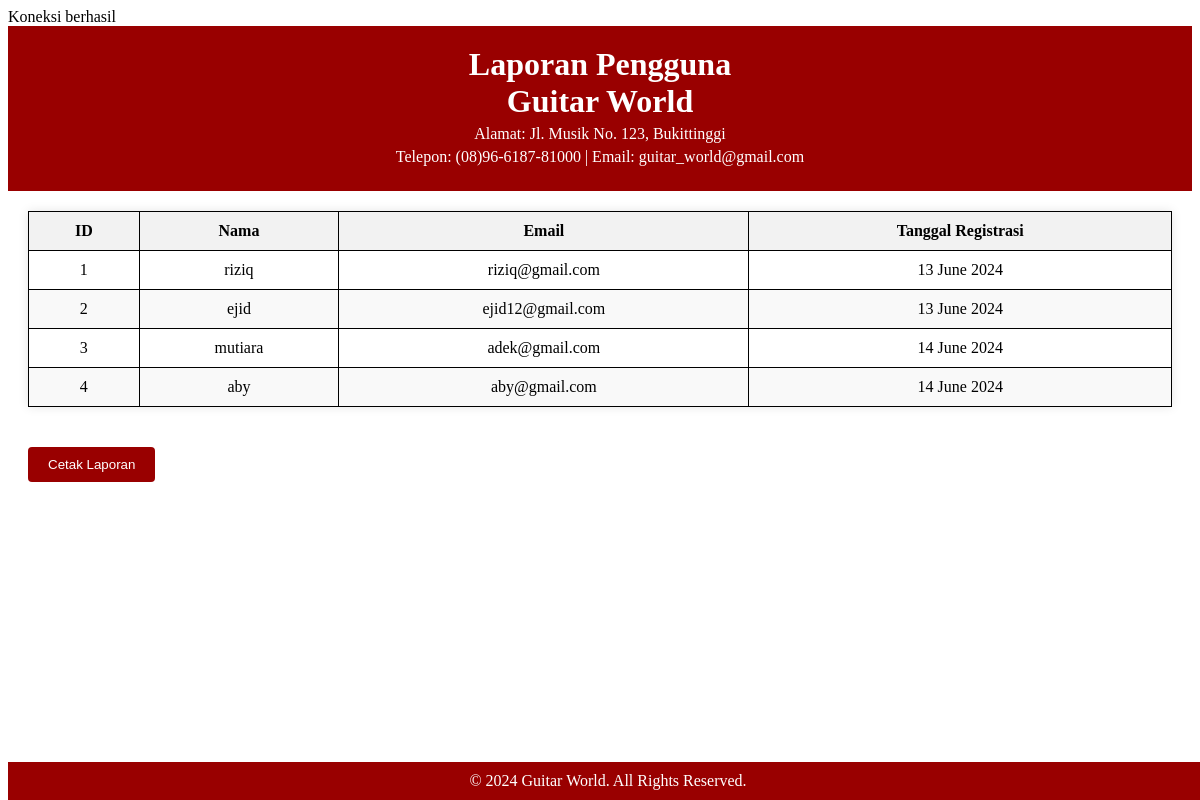
/users.php, run on an earlier commit of the app's database.
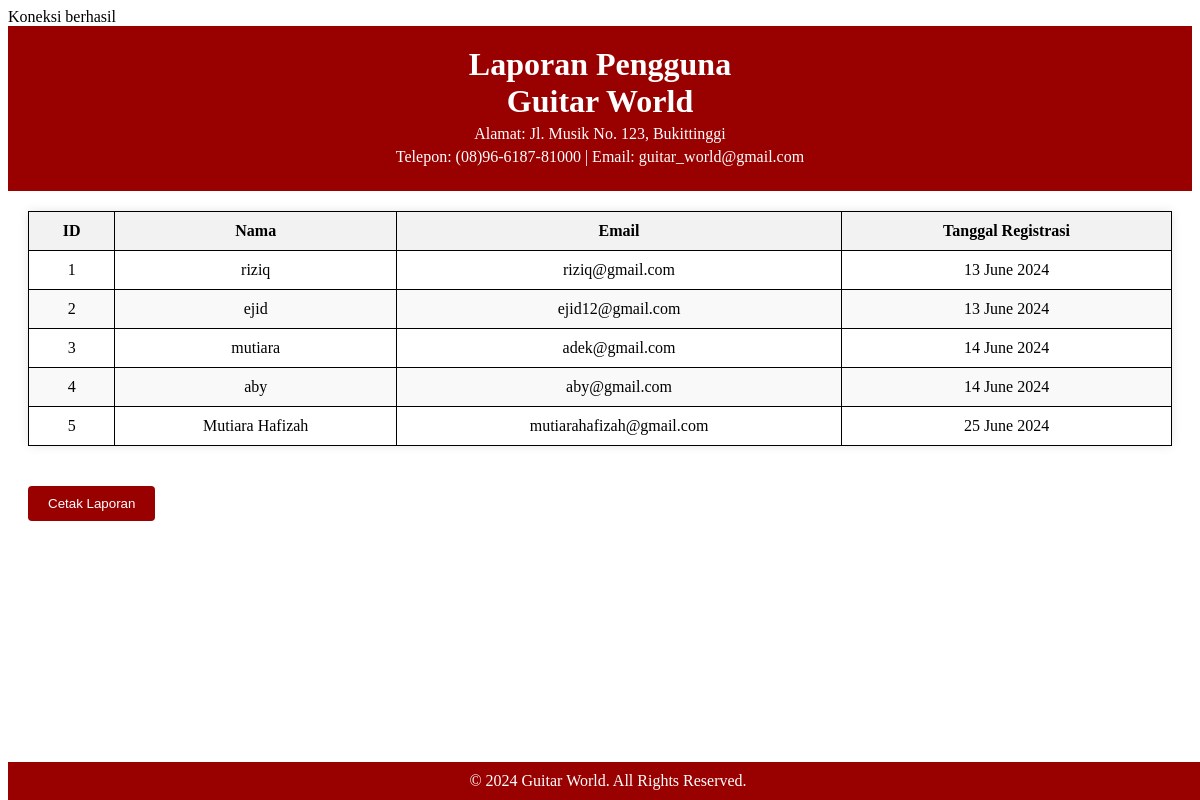
And on a later commit of the database.
### tables this page shows
CREATE TABLE `users` (
  `id` int(11) NOT NULL,
  `username` varchar(50) NOT NULL,
  `email` varchar(100) NOT NULL,
  `password` varchar(255) NOT NULL,
  `role` enum('customer','admin') NOT NULL DEFAULT 'customer',
  `created_at` timestamp NOT NULL DEFAULT CURRENT_TIMESTAMP
);

### users.php (the view, shortened to what this page needs)
<?php
include 'database.php';
$sql = "SELECT * FROM users";
$result = $conn->query($sql);
$users = [];
if ($result->num_rows > 0) {
    while($row = $result->fetch_assoc()) {
        $users[] = $row;
    }
}
?>
<!DOCTYPE html>
<html lang="en">
<head>
</head>
<body>
<header>
    <h1>Laporan Pengguna </h1>
    <h1>Guitar World</h1>
    <p>Alamat: Jl. Musik No. 123, Bukittinggi</p>
    <p>Telepon: (08)96-6187-81000 | Email: guitar_world@gmail.com</p>
</header>
<main>
    <table>
        <thead>
            <tr>
                <th>ID</th>
                <th>Nama</th>
                <th>Email</th>
                <th>Tanggal Registrasi</th>
            </tr>
        </thead>
        <tbody>
            <?php foreach ($users as $user): ?>
            <tr>
                <td><?php echo $user['id']; ?></td>
                <td><?php echo htmlspecialchars($user['username']); ?></td>
                <td><?php echo htmlspecialchars($user['email']); ?></td>
                <td><?php echo date('d F Y', strtotime($user['created_at'])); ?></td>
            </tr>
            <?php endforeach; ?>
        </tbody>
    </table>
    <button onclick="printReport()">Cetak Laporan</button>
</main>
<footer>
    &copy; 2024 Guitar World. All Rights Reserved.
</footer>
</body>
</html>

What changed in the data, as far as the page shows it:
added users: id "5", username "Mutiara Hafizah", email "mutiarahafizah@gmail.com", created_at "25 June 2024"
